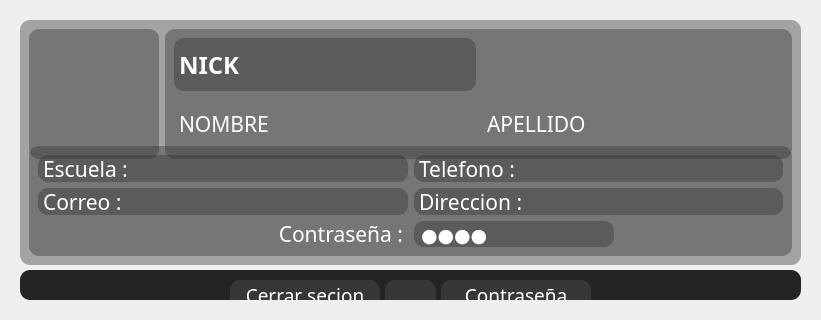
            <widget class="QWidget" name="pag_2">
             <layout class="QHBoxLayout" name="horizontalLayout_16">
              <property name="spacing">
               <number>0</number>
              </property>
              <property name="leftMargin">
               <number>0</number>
              </property>
              <property name="topMargin">
               <number>0</number>
              </property>
              <property name="rightMargin">
               <number>0</number>
              </property>
              <property name="bottomMargin">
               <number>0</number>
              </property>
              <item>
               <widget class="QFrame" name="f_pag5_perfil">
                <property name="frameShape">
                 <enum>QFrame::Shape::NoFrame</enum>
                </property>
                <property name="frameShadow">
                 <enum>QFrame::Shadow::Raised</enum>
                </property>
                <layout class="QHBoxLayout" name="horizontalLayout_17">
                 <property name="spacing">
                  <number>10</number>
                 </property>
                 <property name="leftMargin">
                  <number>10</number>
                 </property>
                 <property name="topMargin">
                  <number>10</number>
                 </property>
                 <property name="rightMargin">
                  <number>10</number>
                 </property>
                 <property name="bottomMargin">
                  <number>10</number>
                 </property>
                 <item>
                  <widget class="QFrame" name="f_marco_perfil">
                   <property name="sizePolicy">
                    <sizepolicy hsizetype="Expanding" vsizetype="Ignored">
                     <horstretch>0</horstretch>
                     <verstretch>0</verstretch>
                    </sizepolicy>
                   </property>
                   <property name="minimumSize">
                    <size>
                     <width>500</width>
                     <height>300</height>
                    </size>
                   </property>
                   <property name="styleSheet">
                    <string notr="true"/>
                   </property>
                   <property name="frameShape">
                    <enum>QFrame::Shape::NoFrame</enum>
                   </property>
                   <property name="frameShadow">
                    <enum>QFrame::Shadow::Plain</enum>
                   </property>
                   <layout class="QVBoxLayout" name="verticalLayout_15">
                    <property name="spacing">
                     <number>5</number>
                    </property>
                    <property name="leftMargin">
                     <number>10</number>
                    </property>
                    <property name="topMargin">
                     <number>10</number>
                    </property>
                    <property name="rightMargin">
                     <number>10</number>
                    </property>
                    <property name="bottomMargin">
                     <number>10</number>
                    </property>
                    <item>
                     <widget class="QFrame" name="f_distribucuin_perfil">
                      <property name="styleSheet">
                       <string notr="true">/*background: rgba(105, 105, 105, 0.4);
border-radius: 10px; */
background: rgba(50, 50, 50, 0.4);
border-radius: 10px;
color: rgba(255, 255, 255, 1);</string>
                      </property>
                      <property name="frameShape">
                       <enum>QFrame::Shape::StyledPanel</enum>
                      </property>
                      <property name="frameShadow">
                       <enum>QFrame::Shadow::Raised</enum>
                      </property>
                      <layout class="QGridLayout" name="gridLayout">
                       <item row="1" column="0" colspan="2">
                        <widget class="QFrame" name="f_datos">
                         <property name="sizePolicy">
                          <sizepolicy hsizetype="Preferred" vsizetype="Preferred">
                           <horstretch>0</horstretch>
                           <verstretch>0</verstretch>
                          </sizepolicy>
                         </property>
                         <property name="frameShape">
                          <enum>QFrame::Shape::StyledPanel</enum>
                         </property>
                         <property name="frameShadow">
                          <enum>QFrame::Shadow::Raised</enum>
                         </property>
                         <layout class="QGridLayout" name="gridLayout_2">
                          <item row="1" column="0">
                           <widget class="QLabel" name="label_correo">
                            <property name="font">
                             <font>
                              <family>Tw Cen MT Condensed</family>
                              <pointsize>16</pointsize>
                             </font>
                            </property>
                            <property name="text">
                             <string>Correo :</string>
                            </property>
                            <property name="margin">
                             <number>5</number>
                            </property>
                            <property name="indent">
                             <number>5</number>
                            </property>
                           </widget>
                          </item>
                          <item row="2" column="0" alignment="Qt::AlignmentFlag::AlignRight">
                           <widget class="QLabel" name="label_padsword">
                            <property name="minimumSize">
                             <size>
                              <width>200</width>
                              <height>0</height>
                             </size>
                            </property>
                            <property name="font">
                             <font>
                              <family>Tw Cen MT Condensed</family>
                              <pointsize>16</pointsize>
                             </font>
                            </property>
                            <property name="styleSheet">
                             <string notr="true">background: rgba(105, 105, 105, 0);</string>
                            </property>
                            <property name="text">
                             <string>Contraseña :</string>
                            </property>
                            <property name="alignment">
                             <set>Qt::AlignmentFlag::AlignRight|Qt::AlignmentFlag::AlignTrailing|Qt::AlignmentFlag::AlignVCenter</set>
                            </property>
                            <property name="margin">
                             <number>5</number>
                            </property>
                            <property name="indent">
                             <number>5</number>
                            </property>
                           </widget>
                          </item>
                          <item row="0" column="0">
                           <widget class="QLabel" name="label_escuela">
                            <property name="font">
                             <font>
                              <family>Tw Cen MT Condensed</family>
                              <pointsize>16</pointsize>
                             </font>
                            </property>
                            <property name="text">
                             <string>Escuela :</string>
                            </property>
                            <property name="margin">
                             <number>5</number>
                            </property>
                            <property name="indent">
                             <number>5</number>
                            </property>
                           </widget>
                          </item>
                          <item row="1" column="1">
                           <widget class="QLabel" name="label_direccion">
                            <property name="font">
                             <font>
                              <family>Tw Cen MT Condensed</family>
                              <pointsize>16</pointsize>
                             </font>
                            </property>
                            <property name="text">
                             <string>Direccion :</string>
                            </property>
                            <property name="margin">
                             <number>5</number>
                            </property>
                            <property name="indent">
                             <number>5</number>
                            </property>
                           </widget>
                          </item>
                          <item row="2" column="1" alignment="Qt::AlignmentFlag::AlignLeft">
                           <widget class="QLineEdit" name="lineedit_password">
                            <property name="sizePolicy">
                             <sizepolicy hsizetype="Preferred" vsizetype="Preferred">
                              <horstretch>0</horstretch>
                              <verstretch>0</verstretch>
                             </sizepolicy>
                            </property>
                            <property name="minimumSize">
                             <size>
                              <width>200</width>
                              <height>0</height>
                             </size>
                            </property>
                            <property name="font">
                             <font>
                              <family>Tw Cen MT Condensed</family>
                              <pointsize>14</pointsize>
                             </font>
                            </property>
                            <property name="styleSheet">
                             <string notr="true">QLineEdit { 
	padding-left: 5px; 
}</string>
                            </property>
                            <property name="inputMask">
                             <string notr="true"/>
                            </property>
                            <property name="text">
                             <string>1234</string>
                            </property>
                            <property name="echoMode">
                             <enum>QLineEdit::EchoMode::Password</enum>
                            </property>
                            <property name="cursorPosition">
                             <number>4</number>
                            </property>
                            <property name="alignment">
                             <set>Qt::AlignmentFlag::AlignLeading|Qt::AlignmentFlag::AlignLeft|Qt::AlignmentFlag::AlignVCenter</set>
                            </property>
                            <property name="dragEnabled">
                             <bool>false</bool>
                            </property>
                            <property name="readOnly">
                             <bool>true</bool>
                            </property>
                            <property name="placeholderText">
                             <string notr="true"/>
                            </property>
                            <property name="clearButtonEnabled">
                             <bool>false</bool>
                            </property>
                           </widget>
                          </item>
                          <item row="0" column="1">
                           <widget class="QLabel" name="label_telefono">
                            <property name="font">
                             <font>
                              <family>Tw Cen MT Condensed</family>
                              <pointsize>16</pointsize>
                             </font>
                            </property>
                            <property name="text">
                             <string>Telefono :</string>
                            </property>
                            <property name="margin">
                             <number>5</number>
                            </property>
                            <property name="indent">
                             <number>5</number>
                            </property>
                           </widget>
                          </item>
                         </layout>
                        </widget>
                       </item>
                       <item row="0" column="0">
                        <widget class="QLabel" name="label_img">
                         <property name="sizePolicy">
                          <sizepolicy hsizetype="Preferred" vsizetype="Preferred">
                           <horstretch>0</horstretch>
                           <verstretch>0</verstretch>
                          </sizepolicy>
                         </property>
                         <property name="minimumSize">
                          <size>
                           <width>130</width>
                           <height>130</height>
                          </size>
                         </property>
                         <property name="text">
                          <string/>
                         </property>
                         <property name="pixmap">
                          <pixmap>App_Icon/account_circle_40dp_FILL0_wght400_GRAD0_opsz40 (1).png</pixmap>
                         </property>
                        </widget>
                       </item>
                       <item row="0" column="1">
                        <widget class="QFrame" name="f_nick">
                         <property name="sizePolicy">
                          <sizepolicy hsizetype="Expanding" vsizetype="Preferred">
                           <horstretch>0</horstretch>
                           <verstretch>0</verstretch>
                          </sizepolicy>
                         </property>
                         <property name="minimumSize">
                          <size>
                           <width>130</width>
                           <height>130</height>
                          </size>
                         </property>
                         <property name="frameShape">
                          <enum>QFrame::Shape::StyledPanel</enum>
                         </property>
                         <property name="frameShadow">
                          <enum>QFrame::Shadow::Raised</enum>
                         </property>
                         <layout class="QGridLayout" name="gridLayout_3">
                          <item row="0" column="0">
                           <widget class="QLabel" name="label_nick">
                            <property name="sizePolicy">
                             <sizepolicy hsizetype="Preferred" vsizetype="Preferred">
                              <horstretch>0</horstretch>
                              <verstretch>0</verstretch>
                             </sizepolicy>
                            </property>
                            <property name="minimumSize">
                             <size>
                              <width>200</width>
                              <height>0</height>
                             </size>
                            </property>
                            <property name="font">
                             <font>
                              <family>Bahnschrift SemiBold Condensed</family>
                              <pointsize>18</pointsize>
                              <bold>true</bold>
                             </font>
                            </property>
                            <property name="text">
                             <string>NICK</string>
                            </property>
                            <property name="margin">
                             <number>5</number>
                            </property>
                            <property name="indent">
                             <number>5</number>
                            </property>
                           </widget>
                          </item>
                          <item row="1" column="0">
                           <widget class="QLabel" name="label_apellido">
                            <property name="sizePolicy">
                             <sizepolicy hsizetype="Expanding" vsizetype="Preferred">
                              <horstretch>0</horstretch>
                              <verstretch>0</verstretch>
                             </sizepolicy>
                            </property>
                            <property name="minimumSize">
                             <size>
                              <width>200</width>
                              <height>0</height>
                             </size>
                            </property>
                            <property name="font">
                             <font>
                              <family>Bahnschrift SemiLight Condensed</family>
                              <pointsize>16</pointsize>
                              <bold>false</bold>
                             </font>
                            </property>
                            <property name="styleSheet">
                             <string notr="true">background: rgba(105, 105, 105, 0);</string>
                            </property>
                            <property name="text">
                             <string>NOMBRE </string>
                            </property>
                            <property name="margin">
                             <number>5</number>
                            </property>
                            <property name="indent">
                             <number>5</number>
                            </property>
                           </widget>
                          </item>
                          <item row="1" column="1">
                           <widget class="QLabel" name="label_nombre">
                            <property name="sizePolicy">
                             <sizepolicy hsizetype="Expanding" vsizetype="Preferred">
                              <horstretch>0</horstretch>
                              <verstretch>0</verstretch>
                             </sizepolicy>
                            </property>
                            <property name="minimumSize">
                             <size>
                              <width>200</width>
                              <height>0</height>
                             </size>
                            </property>
                            <property name="font">
                             <font>
                              <family>Bahnschrift SemiLight Condensed</family>
                              <pointsize>16</pointsize>
                             </font>
                            </property>
                            <property name="styleSheet">
                             <string notr="true">background: rgba(105, 105, 105,0);</string>
                            </property>
                            <property name="text">
                             <string>APELLIDO</string>
                            </property>
                            <property name="margin">
                             <number>5</number>
                            </property>
                            <property name="indent">
                             <number>5</number>
                            </property>
                           </widget>
                          </item>
                         </layout>
                        </widget>
                       </item>
                      </layout>
                     </widget>
                    </item>
                    <item>
                     <widget class="QFrame" name="frame">
                      <property name="sizePolicy">
                       <sizepolicy hsizetype="Preferred" vsizetype="Preferred">
                        <horstretch>0</horstretch>
                        <verstretch>0</verstretch>
                       </sizepolicy>
                      </property>
                      <property name="minimumSize">
                       <size>
                        <width>0</width>
                        <height>30</height>
                       </size>
                      </property>
                      <property name="maximumSize">
                       <size>
                        <width>16777215</width>
                        <height>50</height>
                       </size>
                      </property>
                      <property name="styleSheet">
                       <string notr="true">background: rgba(35, 35, 35,1);
border-radius: 10px;
color: rgba(255, 255, 255, 1);</string>
                      </property>
                      <property name="frameShape">
                       <enum>QFrame::Shape::StyledPanel</enum>
                      </property>
                      <property name="frameShadow">
                       <enum>QFrame::Shadow::Raised</enum>
                      </property>
                      <layout class="QHBoxLayout" name="horizontalLayout_24" stretch="0,0,0,0,0">
                       <property name="spacing">
                        <number>5</number>
                       </property>
                       <property name="leftMargin">
                        <number>10</number>
                       </property>
                       <property name="topMargin">
                        <number>10</number>
                       </property>
                       <property name="rightMargin">
                        <number>10</number>
                       </property>
                       <property name="bottomMargin">
                        <number>10</number>
                       </property>
                       <item>
                        <spacer name="horizontalSpacer_2">
                         <property name="orientation">
                          <enum>Qt::Orientation::Horizontal</enum>
                         </property>
                         <property name="sizeType">
                          <enum>QSizePolicy::Policy::Maximum</enum>
                         </property>
                         <property name="sizeHint" stdset="0">
                          <size>
                           <width>200</width>
                           <height>20</height>
                          </size>
                         </property>
                        </spacer>
                       </item>
                       <item>
                        <widget class="QPushButton" name="b_cerrar_secion">
                         <property name="minimumSize">
                          <size>
                           <width>150</width>
                           <height>30</height>
                          </size>
                         </property>
                         <property name="maximumSize">
                          <size>
                           <width>200</width>
                           <height>50</height>
                          </size>
                         </property>
                         <property name="font">
                          <font>
                           <family>Tw Cen MT Condensed</family>
                           <pointsize>14</pointsize>
                          </font>
                         </property>
                         <property name="styleSheet">
                          <string notr="true">QPushButton{
	background: rgb(55, 55, 55);
	color: rgb(255, 255, 255);
	border: 0px soild;
	border-radius: 10px;
}
QPushButton:hover{
	background-color: rgba(40, 85, 165, 0.4);
	border-radius: 10px;
}
QPushButton:pressed {
    background-color: rgba(55, 55, 145, 0.7);
}</string>
                         </property>
                         <property name="text">
                          <string>Cerrar secion</string>
                         </property>
                         <property name="icon">
                          <iconset>
                           <normaloff>App_Icon/person_cancel_40dp_FILL0_wght400_GRAD0_opsz40.png</normaloff>App_Icon/person_cancel_40dp_FILL0_wght400_GRAD0_opsz40.png</iconset>
                         </property>
                        </widget>
                       </item>
                       <item>
                        <widget class="QPushButton" name="b_ver_password">
                         <property name="sizePolicy">
                          <sizepolicy hsizetype="Minimum" vsizetype="Preferred">
                           <horstretch>0</horstretch>
                           <verstretch>0</verstretch>
                          </sizepolicy>
                         </property>
                         <property name="minimumSize">
                          <size>
                           <width>50</width>
                           <height>30</height>
                          </size>
                         </property>
                         <property name="maximumSize">
                          <size>
                           <width>100</width>
                           <height>50</height>
                          </size>
                         </property>
                         <property name="font">
                          <font>
                           <pointsize>14</pointsize>
                          </font>
                         </property>
                         <property name="styleSheet">
                          <string notr="true">QPushButton{
	background: rgb(55, 55, 55);
	color: rgb(255, 255, 255);
	border: 0px soild;
	border-radius: 10px;
}
QPushButton:checked {
    background-color: rgba(40, 85, 165, 0.7);
	border-bottom-left-radius: 10px;
 	border-top-left-radius: 10px;
}</string>
                         </property>
                         <property name="text">
                          <string/>
                         </property>
                         <property name="icon">
                          <iconset>
                           <normaloff>App_Icon/visibility_off_40dp_FILL0_wght400_GRAD0_opsz40.png</normaloff>
                           <normalon>App_Icon/visibility_40dp_FILL0_wght400_GRAD0_opsz40 (1).png</normalon>App_Icon/visibility_off_40dp_FILL0_wght400_GRAD0_opsz40.png</iconset>
                         </property>
                         <property name="checkable">
                          <bool>true</bool>
                         </property>
                         <property name="checked">
                          <bool>false</bool>
                         </property>
                         <property name="autoRepeat">
                          <bool>false</bool>
                         </property>
                        </widget>
                       </item>
                       <item>
                        <widget class="QPushButton" name="b_cambiar_pasworld">
                         <property name="sizePolicy">
                          <sizepolicy hsizetype="Minimum" vsizetype="Preferred">
                           <horstretch>0</horstretch>
                           <verstretch>0</verstretch>
                          </sizepolicy>
                         </property>
                         <property name="minimumSize">
                          <size>
                           <width>150</width>
                           <height>30</height>
                          </size>
                         </property>
                         <property name="maximumSize">
                          <size>
                           <width>200</width>
                           <height>50</height>
                          </size>
                         </property>
                         <property name="font">
                          <font>
                           <family>Tw Cen MT Condensed</family>
                           <pointsize>14</pointsize>
                          </font>
                         </property>
                         <property name="styleSheet">
                          <string notr="true">QPushButton{
	background: rgb(55, 55, 55);
	color: rgb(255, 255, 255);
	border: 0px soild;
	border-radius: 10px;
}
QPushButton:hover{
	background-color: rgba(40, 85, 165, 0.4);
	border-radius: 10px;
}
QPushButton:pressed {
    background-color: rgba(55, 55, 145, 0.7);
}</string>
                         </property>
                         <property name="text">
                          <string>Contraseña</string>
                         </property>
                         <property name="icon">
                          <iconset>
                           <normaloff>App_Icon/app_registration_40dp_FILL0_wght400_GRAD0_opsz40 (1).png</normaloff>App_Icon/app_registration_40dp_FILL0_wght400_GRAD0_opsz40 (1).png</iconset>
                         </property>
                        </widget>
                       </item>
                       <item>
                        <spacer name="horizontalSpacer_3">
                         <property name="orientation">
                          <enum>Qt::Orientation::Horizontal</enum>
                         </property>
                         <property name="sizeType">
                          <enum>QSizePolicy::Policy::Maximum</enum>
                         </property>
                         <property name="sizeHint" stdset="0">
                          <size>
                           <width>200</width>
                           <height>20</height>
                          </size>
                         </property>
                        </spacer>
                       </item>
                      </layout>
                     </widget>
                    </item>
                   </layout>
                  </widget>
                 </item>
                </layout>
               </widget>
              </item>
             </layout>
            </widget>
